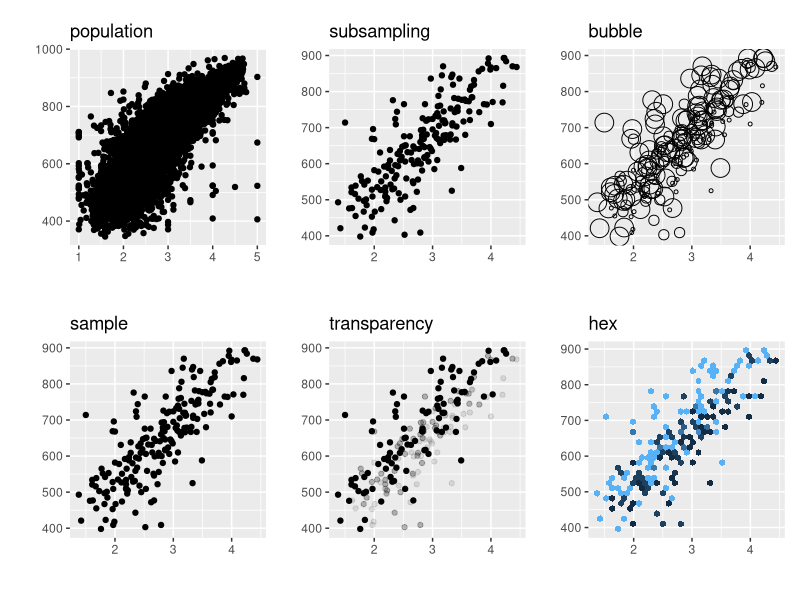
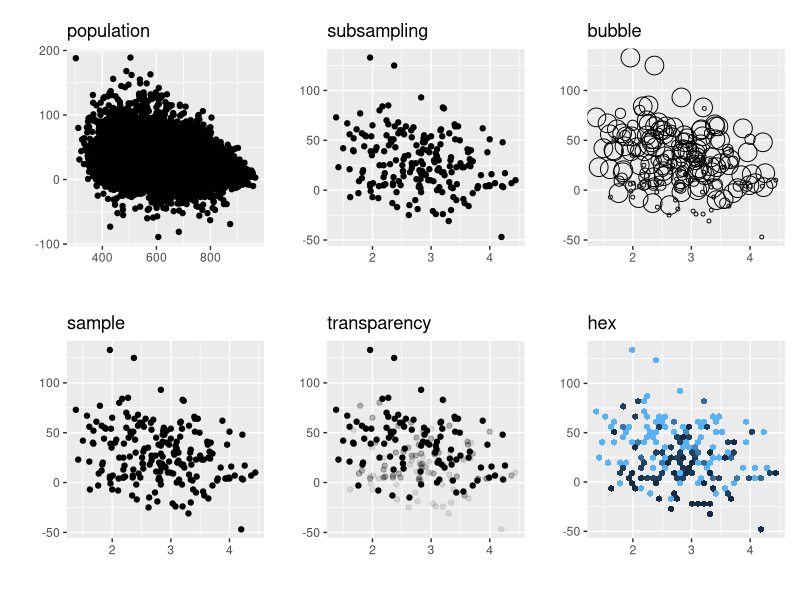

The R source for these figures, in order:
## ---- chunk 1
#| echo: true
library(survey)
data(api)
## ---- chunk 2
library(patchwork)
library(tidyverse)

dstrat<-svydesign(id=~1,strata=~stype, weights=~pw, data=apistrat, fpc=~fpc)

rr <-  svyvar(~api00+avg.ed, dstrat) |> as.matrix() |>cov2cor() 
paste('True Correlation', rr[2,1])

wts <- 1/dstrat$prob 

p6 <- ggplot(apipop) + geom_point(aes(y = api00, x = avg.ed), aplpha=.1) + theme(aspect.ratio = 1)+ labs(title='population', x = '', y = '')

 p5 <- ggplot(apistrat) + geom_point(aes(y = api00, x = avg.ed) ) +
   theme(aspect.ratio = 1)+ labs(title='sample', x = '', y = '') 

p2 <- ggplot(apistrat) + geom_point(aes(y = api00, x = avg.ed, size = wts), shape = 1 ) + theme(aspect.ratio = 1) + labs(title='bubble', , x = '', y = '')

p3 <- ggplot(apistrat) + geom_point(aes(y = api00, x = avg.ed, alpha = wts)) + theme(aspect.ratio = 1)+ labs(title ='transparency', x = '', y = '')

p4 <- ggplot(apistrat, aes(y = api00, x = avg.ed, z = wts)) +
  theme(aspect.ratio = 1)+ stat_summary_hex(  ) + labs(title = 'hex', x = '', y = '')

ids <- sample(1:nrow(apistrat), replace = TRUE, prob = wts )
p1 <- ggplot(apistrat) + geom_point(aes(y = api00, x = avg.ed) ) +
  theme(aspect.ratio = 1) + labs(title='subsampling', x = '', y = '')

(p6 + p1 + p2)/ (p5+p3+p4)  + 
  plot_layout(guides = "collect", axes = "collect", axis_titles = "collect") & 
  theme(legend.position = "none")


## ---- chunk 3

rr <-  svyvar(~growth + api99, dstrat) |> as.matrix() |> cov2cor() 
paste('True Correlation', rr[2,1])

wts <- 1/dstrat$prob 

p6 <- ggplot(apipop) + geom_point(aes(y = growth, x = api99) ) + 
  theme(aspect.ratio = 1) + labs(title = 'population', x = '', y = '')

 p5 <- ggplot(apistrat) + geom_point(aes(y = growth, x = avg.ed) ) +
   theme(aspect.ratio = 1) + labs(title='sample', x = '', y = '') 

p2 <- ggplot(apistrat) + geom_point(aes(y = growth, x = avg.ed, size = wts), shape = 1 ) + theme(aspect.ratio = 1) +
  labs(title = 'bubble', , x = '', y = '')

p3 <- ggplot(apistrat) + geom_point(aes(y = growth, x = avg.ed, alpha = wts)) + theme(aspect.ratio = 1) +
  labs(title ='transparency', x = '', y = '')

p4 <- ggplot(apistrat, aes(y = growth, x = avg.ed, z = wts)) +
  theme(aspect.ratio = 1 ) + stat_summary_hex(  ) + labs(title = 'hex', x = '', y = '')

ids <- sample(1:nrow(apistrat), replace = TRUE, prob = wts )
p1 <- ggplot(apistrat) + geom_point(aes(y = growth, x = avg.ed) ) +
  theme(aspect.ratio = 1) +
  labs(title='subsampling', x = '', y = '')

(p6 + p1 + p2)/ (p5+p3+p4)  + 
  plot_layout(guides = "collect", axes = "collect", axis_titles = "collect") & 
  theme(legend.position = "none")
